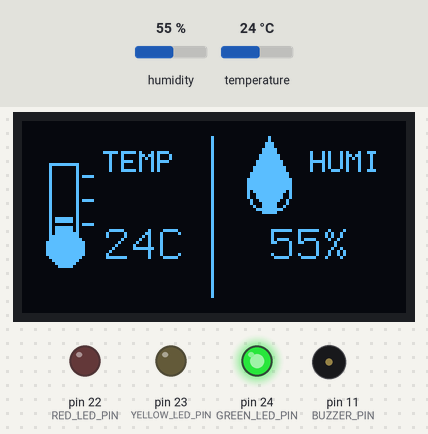
Simulated run of this sketch. Board: Arduino Mega 2560, built with avr-gcc and run on an emulated ATmega2560. Parts: 128×64 one-colour display, output pins drawn as LEDs (lit = HIGH), buzzer (waves = sounding). Inputs (shaded band) come from the test bench; at power-on: temperature 24 °C, humidity 55 %.

Above: at 4.8 s.
4.9 s: temperature set to 12 °C
At 9.0 s:
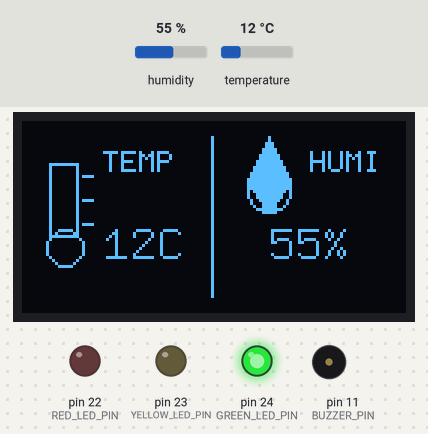
9.9 s: humidity set to 79 %
At 13.5 s:
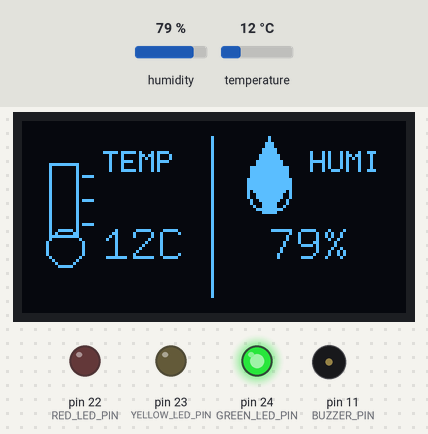
14.9 s: humidity set to 82 %
At 16.7 s:
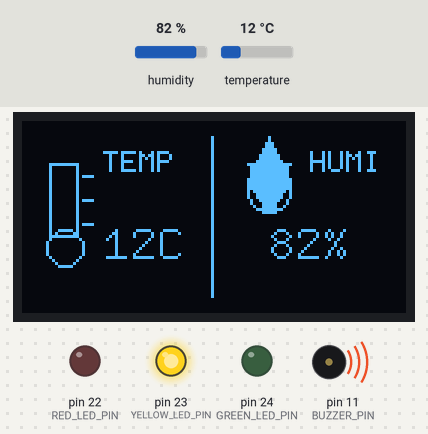
19.9 s: temperature set to 24 °C
At 21.3 s:
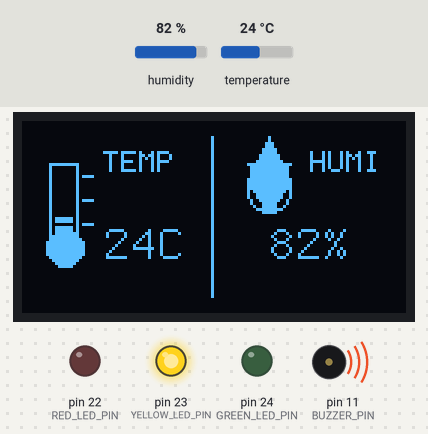
24.9 s: temperature set to 27 °C
At 29.4 s:
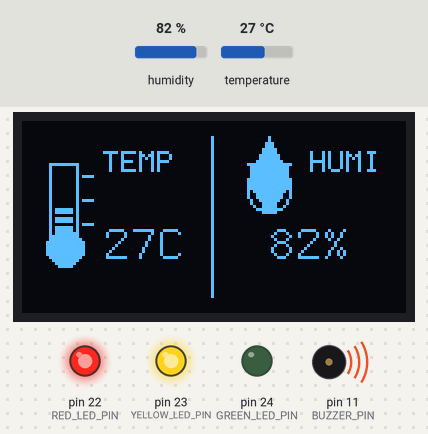
29.9 s: humidity set to 22 %
At 32.8 s:
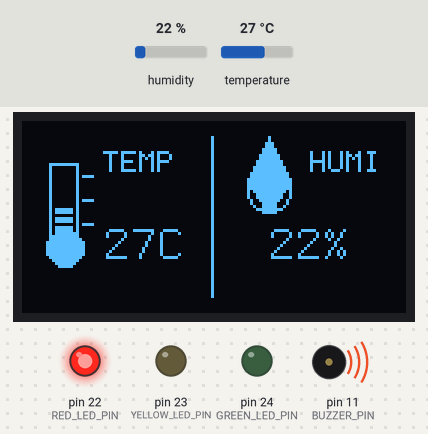
Timing chart, 0 to 35.9 s (numbered marks = the images above; inputs shaded):
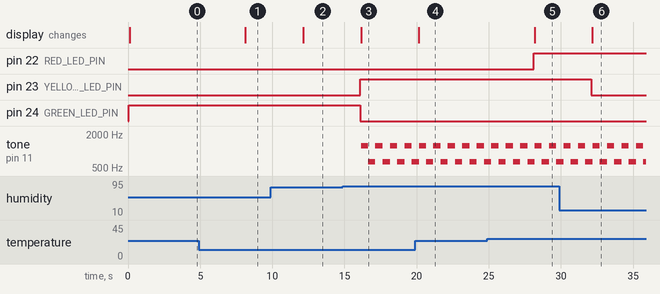

Measured:
- the behaviour switches between 80 and 81 % on humidity (found by bisection; images 2 and 3)
- the behaviour switches between 25 and 26 °C on temperature (found by bisection; images 4 and 5)
- after the input at 4.9 s, the display: changes after 3.2 s (image 1)
- after the input at 9.9 s, the display: changes after 2.2 s (image 2)
- after the input at 14.9 s, pin 23 (YELLOW_LED_PIN): LOW → HIGH after 1.2 s; pin 24 (GREEN_LED_PIN): HIGH → LOW after 1.2 s; tone on pin 11 (BUZZER_PIN): alternates 1250 Hz for 0.50 s and 650 Hz for 0.50 s, starting after 1.2 s; the display: changes after 1.2 s (image 3)
- after the input at 19.9 s, the display: changes after 0.26 s (image 4)
- after the input at 24.9 s, pin 22 (RED_LED_PIN): LOW → HIGH after 3.2 s; the display: changes after 3.3 s (image 5)
- after the input at 29.9 s, pin 23 (YELLOW_LED_PIN): HIGH → LOW after 2.2 s; the display: changes after 2.3 s (image 6)

The sketch:

09_OLED_DHT_led_beep.ino
```cpp
/*
  專案名稱：09_OLED_DHT_led_beep
  功能：
  1. 使用 DHT11 讀取溫度與濕度。
  2. 在 SSD1306 OLED 顯示溫濕度與動態圖示。
  3. 依照溫度與濕度控制紅、黃、綠三個 LED。
  4. 溫度或濕度過高時，使用無源蜂鳴器發出消防車警報聲。

  感測器與輸出接線：
  - DHT11 DATA -> IO20
  - OLED SDA -> IO3，SCL/SCK -> IO4，I2C 位址 0x3C
  - 綠燈 -> IO24
  - 黃燈 -> IO23
  - 紅燈 -> IO22
  - 無源蜂鳴器正極 -> IO11
  - 無源蜂鳴器負極 -> GND

  控制條件：
  - 濕度 > 80%：黃燈亮，模擬除濕機，啟動警報聲。
  - 溫度 > 25°C：紅燈亮，模擬冷氣，啟動警報聲。
  - 溫度與濕度皆正常：只亮綠燈，關閉警報聲。
  - 溫度與濕度同時過高：黃燈與紅燈同時亮，持續警報。
*/

#include "DHT.h"
#include <Wire.h>
#include <U8g2lib.h>

// DHT11 設定
const int DHT_PIN = 20;
#define DHT_TYPE DHT11
DHT dht(DHT_PIN, DHT_TYPE);

// LED 與蜂鳴器腳位
const int GREEN_LED_PIN = 24;
const int YELLOW_LED_PIN = 23;
const int RED_LED_PIN = 22;
const int BUZZER_PIN = 11;

// SSD1306 128x64，硬體 I2C，使用第一組 I2C：Wire
U8G2_SSD1306_128X64_NONAME_F_HW_I2C u8g2(
  U8G2_R0,
  U8X8_PIN_NONE
);

// 最近一次成功讀取的感測值
float currentTemperature = 0.0;
float currentHumidity = 0.0;
bool sensorReady = false;
unsigned long lastSensorRead = 0;

// 警報音高低頻切換控制
bool alarmActive = false;
bool alarmHighTone = false;
unsigned long lastAlarmChange = 0;

void drawThermometerIcon(int x, int y, float temperature) {
  u8g2.drawFrame(x + 3, y, 10, 25);
  u8g2.drawCircle(x + 8, y + 28, 6);
  u8g2.drawLine(x + 14, y + 4, x + 17, y + 4);
  u8g2.drawLine(x + 14, y + 12, x + 17, y + 12);
  u8g2.drawLine(x + 14, y + 20, x + 17, y + 20);

  int temperatureLevel = constrain((int)temperature, 10, 50);
  int filledSegments = map(temperatureLevel, 10, 50, 0, 8);

  for (int segment = 0; segment < filledSegments; segment++) {
    int segmentY = y + 21 - (segment * 3);
    u8g2.drawBox(x + 5, segmentY, 6, 2);
  }

  if (filledSegments > 0) {
    u8g2.drawDisc(x + 8, y + 28, 5);
  }
}

void drawDropletIcon(int x, int y, float humidity) {
  u8g2.drawTriangle(x + 8, y, x + 1, y + 14, x + 8, y + 25);
  u8g2.drawTriangle(x + 8, y, x + 15, y + 14, x + 8, y + 25);
  u8g2.drawCircle(x + 8, y + 18, 7);

  int humidityLevel = constrain((int)humidity, 0, 100);
  int waterHeight = map(humidityLevel, 0, 100, 0, 20);
  int centerX = x + 8;

  if (humidityLevel >= 100) {
    u8g2.drawTriangle(x + 8, y, x + 1, y + 14, x + 8, y + 25);
    u8g2.drawTriangle(x + 8, y, x + 15, y + 14, x + 8, y + 25);
    u8g2.drawDisc(x + 8, y + 18, 7);
    u8g2.drawTriangle(x + 8, y, x + 1, y + 14, x + 8, y + 25);
    u8g2.drawTriangle(x + 8, y, x + 15, y + 14, x + 8, y + 25);
  } else {
    for (int row = 0; row < waterHeight; row++) {
      int rowY = y + 24 - row;
      int halfWidth = min(7, 2 + row / 3);
      u8g2.drawHLine(centerX - halfWidth, rowY, halfWidth * 2 + 1);
    }
  }
}

void updateLEDs() {
  bool highTemperature = currentTemperature > 25.0;
  bool highHumidity = currentHumidity > 80.0;

  digitalWrite(RED_LED_PIN, highTemperature ? HIGH : LOW);
  digitalWrite(YELLOW_LED_PIN, highHumidity ? HIGH : LOW);
  digitalWrite(
    GREEN_LED_PIN,
    (!highTemperature && !highHumidity) ? HIGH : LOW
  );
}

void updateAlarm() {
  bool shouldAlarm = currentTemperature > 25.0 || currentHumidity > 80.0;

  if (!shouldAlarm) {
    if (alarmActive) {
      noTone(BUZZER_PIN);
      alarmActive = false;
    }
    return;
  }

  // 超標時每 500 ms 在低頻與高頻之間切換，形成消防車警報聲。
  if (!alarmActive || millis() - lastAlarmChange >= 500) {
    alarmActive = true;
    alarmHighTone = !alarmHighTone;
    tone(BUZZER_PIN, alarmHighTone ? 1250 : 650);
    lastAlarmChange = millis();
  }
}

void showSensorError() {
  noTone(BUZZER_PIN);
  digitalWrite(GREEN_LED_PIN, LOW);
  digitalWrite(YELLOW_LED_PIN, LOW);
  digitalWrite(RED_LED_PIN, LOW);

  u8g2.clearBuffer();
  u8g2.setFont(u8g2_font_10x20_tf);
  u8g2.drawStr(5, 24, "DHT11");
  u8g2.drawStr(5, 50, "ERROR");
  u8g2.sendBuffer();
}

void drawDisplay() {
  u8g2.clearBuffer();
  u8g2.drawVLine(63, 5, 54);

  drawThermometerIcon(6, 14, currentTemperature);
  u8g2.setFont(u8g2_font_6x12_tf);
  u8g2.drawStr(27, 17, "TEMP");
  u8g2.setFont(u8g2_font_9x15_tf);
  u8g2.setCursor(27, 46);
  u8g2.print(currentTemperature, 0);
  u8g2.print("C");

  drawDropletIcon(74, 5, currentHumidity);
  u8g2.setFont(u8g2_font_6x12_tf);
  u8g2.drawStr(96, 17, "HUMI");
  u8g2.setFont(u8g2_font_9x15_tf);
  u8g2.setCursor(82, 46);
  u8g2.print(currentHumidity, 0);
  u8g2.print("%");

  u8g2.sendBuffer();
}

void setup() {
  u8g2.setI2CAddress(0x3C << 1);
  u8g2.begin();
  dht.begin();

  pinMode(GREEN_LED_PIN, OUTPUT);
  pinMode(YELLOW_LED_PIN, OUTPUT);
  pinMode(RED_LED_PIN, OUTPUT);
  pinMode(BUZZER_PIN, OUTPUT);

  digitalWrite(GREEN_LED_PIN, LOW);
  digitalWrite(YELLOW_LED_PIN, LOW);
  digitalWrite(RED_LED_PIN, LOW);
}

void loop() {
  // 每 2 秒讀取一次 DHT11；警報音則由 millis() 持續控制。
  if (millis() - lastSensorRead >= 2000 || !sensorReady) {
    lastSensorRead = millis();

    float humidity = dht.readHumidity();
    float temperature = dht.readTemperature();

    if (isnan(humidity) || isnan(temperature)) {
      sensorReady = false;
      showSensorError();
    } else {
      currentHumidity = humidity;
      currentTemperature = temperature;
      sensorReady = true;
      updateLEDs();
      drawDisplay();
    }
  }

  if (sensorReady) {
    updateAlarm();
  }

  delay(10);
}
```
